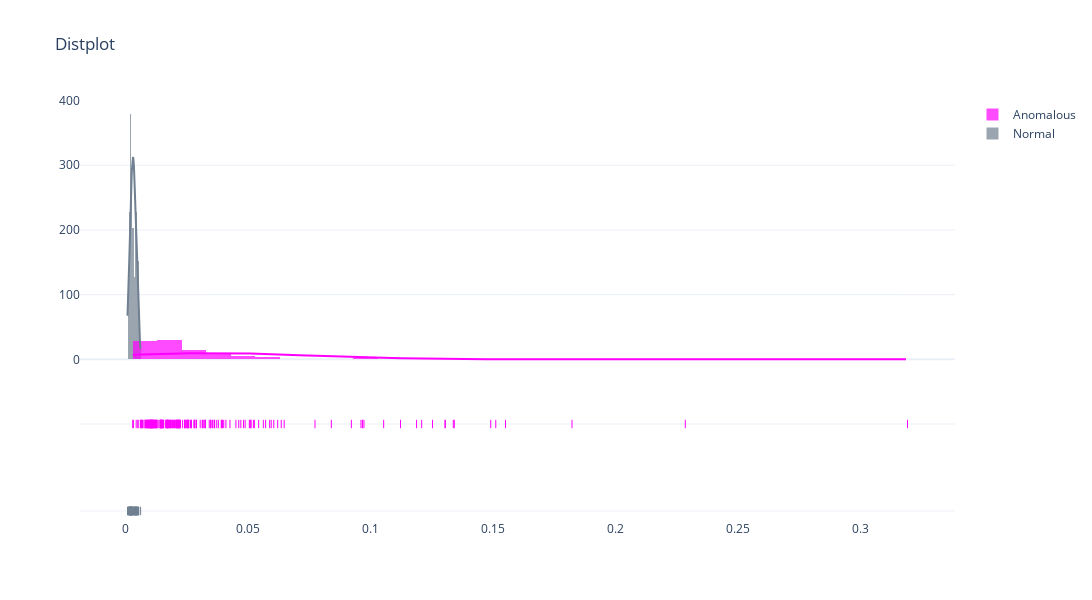

The notebook cell this image was saved under:
### Code cell
group_labels = ['Normal', 'Anomalous']

colors = ['slategray', 'magenta']

# Create distplot with curve_type set to 'normal'
fig = ff.create_distplot([normal_mse_patient, abnormal_mse_patient], group_labels, bin_size=0.0,
                         curve_type='normal', # override default 'kde'
                         colors=colors)
fig.update_layout(title_text='Distplot', template = "plotly_white", height = 600, width = 1200)
fig.show()

### Figure 1 — Plotly figure (JSON) as saved in the notebook; plotly's stock layout.template omitted (floating-point values rounded to 4 significant figures; data arrays with more than 128 entries replaced by an {"elided": "..."} marker saying what was removed)
{"data": [{"histnorm": "probability density", "legendgroup": "Normal", "marker": {"color": "slategray"}, "name": "Normal", "opacity": 0.7, "type": "histogram", "visible": true, "x": [0.003271, 0.002141, 0.001947, 0.004733, 0.002592, 0.004576, 0.002521, 0.002054, 0.004713, 0.004245, 0.001804, 0.003074, 0.003565, 0.004605, 0.002174, 0.002646, 0.004401, 0.002444, 0.003623, 0.002076, 0.005405, 0.004739, 0.006355, 0.005268, 0.003778, 0.00467, 0.001764, 0.005116, 0.001778, 0.002887, 0.004021, 0.002985, 0.001688, 0.002228, 0.002197, 0.001344, 0.0028, 0.001994, 0.00427, 0.002635, 0.002256, 0.005497, 0.00238, 0.004479, 0.004071, 0.002673, 0.001754, 0.002281, 0.005325, 0.00435, 0.004649, 0.00437, 0.00203, 0.001288, 0.004031, 0.003136, 0.00493, 0.003308, 0.004234, 0.002587, 0.001005, 0.002209, 0.001902, 0.005204, 0.003334, 0.001245, 0.002945, 0.003446, 0.002261, 0.001724, 0.002391, 0.003592, 0.003974, 0.003273, 0.003055, 0.00462, 0.005621, 0.001355, 0.002157], "xaxis": "x", "xbins": {"end": 0.006355, "size": 0, "start": 0.001005}, "yaxis": "y"}, {"histnorm": "probability density", "legendgroup": "Anomalous", "marker": {"color": "magenta"}, "name": "Anomalous", "opacity": 0.7, "type": "histogram", "visible": true, "x": {"elided": "199 float values"}, "xaxis": "x", "xbins": {"end": 0.3193, "size": 0, "start": 0.003141}, "yaxis": "y"}, {"legendgroup": "Normal", "marker": {"color": "slategray"}, "mode": "lines", "name": "Normal", "showlegend": false, "type": "scatter", "visible": true, "x": {"elided": "500 float values"}, "xaxis": "x", "y": {"elided": "500 float values"}, "yaxis": "y"}, {"legendgroup": "Anomalous", "marker": {"color": "magenta"}, "mode": "lines", "name": "Anomalous", "showlegend": false, "type": "scatter", "visible": true, "x": {"elided": "500 float values"}, "xaxis": "x", "y": {"elided": "500 float values"}, "yaxis": "y"}, {"legendgroup": "Normal", "marker": {"color": "slategray", "symbol": "line-ns-open"}, "mode": "markers", "name": "Normal", "showlegend": false, "type": "scatter", "visible": true, "x": [0.003271, 0.002141, 0.001947, 0.004733, 0.002592, 0.004576, 0.002521, 0.002054, 0.004713, 0.004245, 0.001804, 0.003074, 0.003565, 0.004605, 0.002174, 0.002646, 0.004401, 0.002444, 0.003623, 0.002076, 0.005405, 0.004739, 0.006355, 0.005268, 0.003778, 0.00467, 0.001764, 0.005116, 0.001778, 0.002887, 0.004021, 0.002985, 0.001688, 0.002228, 0.002197, 0.001344, 0.0028, 0.001994, 0.00427, 0.002635, 0.002256, 0.005497, 0.00238, 0.004479, 0.004071, 0.002673, 0.001754, 0.002281, 0.005325, 0.00435, 0.004649, 0.00437, 0.00203, 0.001288, 0.004031, 0.003136, 0.00493, 0.003308, 0.004234, 0.002587, 0.001005, 0.002209, 0.001902, 0.005204, 0.003334, 0.001245, 0.002945, 0.003446, 0.002261, 0.001724, 0.002391, 0.003592, 0.003974, 0.003273, 0.003055, 0.00462, 0.005621, 0.001355, 0.002157], "xaxis": "x", "y": ["Normal", "Normal", "Normal", "Normal", "Normal", "Normal", "Normal", "Normal", "Normal", "Normal", "Normal", "Normal", "Normal", "Normal", "Normal", "Normal", "Normal", "Normal", "Normal", "Normal", "Normal", "Normal", "Normal", "Normal", "Normal", "Normal", "Normal", "Normal", "Normal", "Normal", "Normal", "Normal", "Normal", "Normal", "Normal", "Normal", "Normal", "Normal", "Normal", "Normal", "Normal", "Normal", "Normal", "Normal", "Normal", "Normal", "Normal", "Normal", "Normal", "Normal", "Normal", "Normal", "Normal", "Normal", "Normal", "Normal", "Normal", "Normal", "Normal", "Normal", "Normal", "Normal", "Normal", "Normal", "Normal", "Normal", "Normal", "Normal", "Normal", "Normal", "Normal", "Normal", "Normal", "Normal", "Normal", "Normal", "Normal", "Normal", "Normal"], "yaxis": "y2"}, {"legendgroup": "Anomalous", "marker": {"color": "magenta", "symbol": "line-ns-open"}, "mode": "markers", "name": "Anomalous", "showlegend": false, "type": "scatter", "visible": true, "x": {"elided": "199 float values"}, "xaxis": "x", "y": {"elided": "199 str values"}, "yaxis": "y2"}], "layout": {"barmode": "overlay", "height": 600, "hovermode": "closest", "legend": {"traceorder": "reversed"}, "title": {"text": "Distplot"}, "width": 1200, "xaxis": {"anchor": "y2", "autorange": true, "domain": [0, 1], "range": [-0.0182, 0.3385], "type": "linear", "zeroline": false}, "yaxis": {"anchor": "free", "autorange": true, "domain": [0.35, 1], "position": 0, "range": [-21.1, 400.8], "type": "linear"}, "yaxis2": {"anchor": "x", "autorange": true, "domain": [0, 0.25], "dtick": 1, "range": [-0.1034, 1.103], "showticklabels": false, "type": "category"}}}
